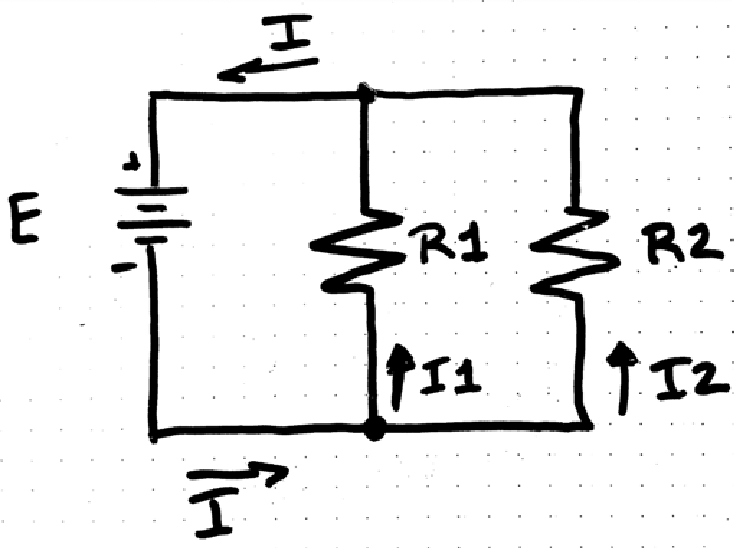
#> input picture Project/hand.png, 734 x 548 px
$ python houghtry1.py
#> lines starting #> are read from the running program, lines starting #| are printed output that depends on the picture; after the words box and inside, x2 and y2 are one past the last pixel; in counts of white or black regions, pixels touching at a corner belong together
import cv2
import numpy as np
import math
import random
from sklearn.cluster import KMeans

def hough_transform(image, threshold, rho_resolution, theta_resolution):
    # Get image dimensions
    height, width = image.shape

    # Define the maximum possible distance in the image
    max_distance = int(math.sqrt(height ** 2 + width ** 2))

    # Define the accumulator array
    accumulator = np.zeros((2 * max_distance, theta_resolution), dtype=np.uint8)

    # Iterate over the image
    for y in range(height):
        for x in range(width):
            # Check if the pixel is an edge
            if image[y, x] != 0:
                # Iterate over all possible theta values
                for t_idx in range(theta_resolution):
                    theta = t_idx * (np.pi / theta_resolution)

                    # Calculate rho
                    rho = int(x * np.cos(theta) + y * np.sin(theta))

                    # Increment the accumulator cell
                    accumulator[rho + max_distance, t_idx] += 1

    # Find the lines based on the accumulator values
    lines = []
    for rho_idx in range(accumulator.shape[0]):
        for t_idx in range(accumulator.shape[1]):
            if accumulator[rho_idx, t_idx] > threshold:
                rho = rho_idx - max_distance
                theta = t_idx * (np.pi / theta_resolution)
                lines.append((rho, theta))

    return lines


def draw_lines(image, lines):
    for rho, theta in lines:
        # Convert polar coordinates to Cartesian coordinates
        a = np.cos(theta)
        b = np.sin(theta)
        x0 = a * rho
        y0 = b * rho

        # Find two points on the line to draw a line segment
        x1 = int(x0 + 1000 * (-b))
        y1 = int(y0 + 1000 * (a))
        x2 = int(x0 - 1000 * (-b))
        y2 = int(y0 - 1000 * (a))

        # Draw the line on the image
        cv2.line(image, (x1, y1), (x2, y2), (0, 255, 0), 2)

    return image

#yo probability ko laagi try

def hough_lines_p(coordinates, min_line_length, max_line_gap):
    lines = []

    # Convert the coordinates to NumPy array
    coordinates = np.array(coordinates)

    # Calculate the differences in x and y coordinates
    dx = coordinates[:, 1] - coordinates[:, 0] #eta 1 ko thau ma 2
    dy = coordinates[:, 1] - coordinates[:, 0] #eta 1 ko thau ma 3

    # Calculate the lengths of the lines
    lengths = np.sqrt(dx ** 2 + dy ** 2)

    # Calculate the angles of the lines
    angles = np.arctan2(dy, dx)

    # Iterate over the lines
    for i in range(len(coordinates)):
        # Check if the line length is greater than the minimum line length
        if lengths[i] >= min_line_length:
            # Check if the gap between lines is less than the maximum line gap
            if i < len(coordinates) - 1 and coordinates[i+1][0] - coordinates[i][1] <= max_line_gap: #eta 1 ko thau ma 2 thiyo
                # Merge the current line with the next line
                coordinates[i+1][2] = coordinates[i][2]
                coordinates[i+1][3] = coordinates[i][3]
            else:
                # Add the line to the output list
                lines.append(coordinates[i])

    return lines


# Load the input image
image = cv2.imread('Project/hand.png', 0)  # Read the image as grayscale
#> image is the input picture: shape (548, 734); min 0, max 255, mean 233

# Apply Canny edge detection
edges = cv2.Canny(image, 50, 150, apertureSize=3)
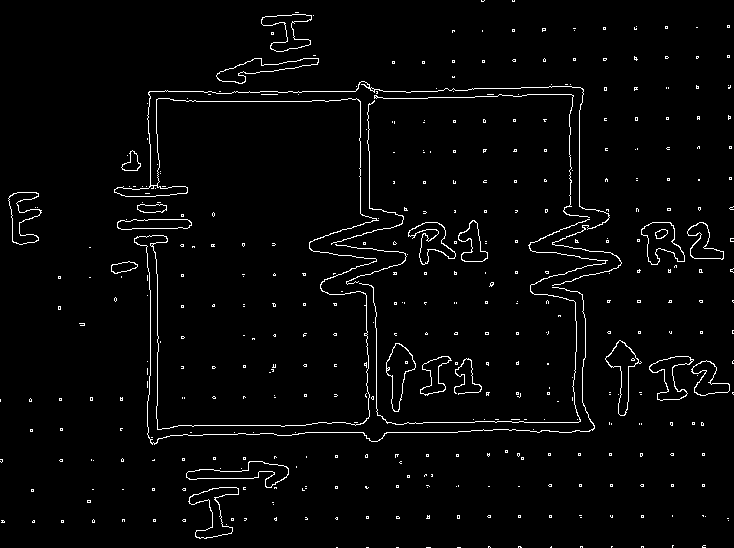
#> edges: shape (548, 734); 2.6% white in thin lines or dots

# Perform Hough Transform
threshold = 100  # Minimum number of votes to consider a line
rho_resolution = 1
theta_resolution = 90  # 90 degrees (pi radians)
lines = hough_transform(edges, threshold, rho_resolution, theta_resolution)
#> after the loop in hough_transform, `for y in range(height):`:
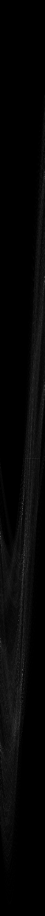
#> accumulator: shape (1832, 90) (shown at 1/2 size); min 0, max 197, mean 5.8
#> lines = [(-563, 3.11), (-362, 3.11), (-354, 3.11), (91, 1.57), (101, 1.57), (105, 1.54), (112, 1.54), (150, 0), (157, 0), (360, 0), (376, 0), (422, 1.57), (425, 1.57), (432, 1.57), (579, 0)]

#probability ko laagi try
# Assuming you have 'lines' as the output of your Hough Transform
min_line_length = 50  # Minimum length of a line
max_line_gap = 10  # Maximum allowed gap between line segments to treat them as a single line

# Merge and filter the lines
merged_lines = hough_lines_p(lines, min_line_length, max_line_gap)
#> in hough_lines_p, `coordinates = np.array(coordinates)`: coordinates = 15 rows, first 8: [-563, 3.11], [-362, 3.11], [-354, 3.11], [91, 1.57], [101, 1.57], [105, 1.54], [112, 1.54], [150, 0]
#> in hough_lines_p, `dx = coordinates[:, 1] - coordinates[:, 0]`: dx = [566.1, 365.1, 357.1, -89.43, -99.43, -103.5, -110.5, -150, -157, -360, -376, -420.4, -423.4, -430.4, -579]
#> in hough_lines_p, `dy = coordinates[:, 1] - coordinates[:, 0]`: dy has the same summary as dx
#> in hough_lines_p, `lengths = np.sqrt(dx ** 2 + dy ** 2)`: lengths = [800.6, 516.3, 505, 126.5, 140.6, 146.3, 156.2, 212.1, 222, 509.1, 531.7, 594.6, 598.8, 608.7, 818.8]
#> in hough_lines_p, `angles = np.arctan2(dy, dx)`: angles = [0.785, 0.785, 0.785, -2.36, -2.36, -2.36, -2.36, -2.36, -2.36, -2.36, -2.36, -2.36, -2.36, -2.36, -2.36]
#> the loop in hough_lines_p, `for i in range(len(coordinates)):` made 1 pass
#> after the loop in hough_lines_p, `for i in range(len(coordinates)):`: lines = []
#> (the run stopped early here; a loop or call above may not have finished)

$ run again, with Project/line3.png copied over Project/hand.png
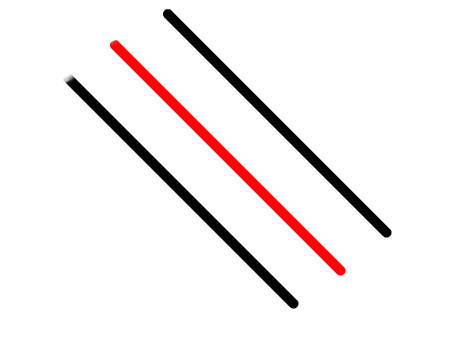
#> input picture Project/line3.png, 474 x 349 px
#> `edges = cv2.Canny(image, 50, 150, apertureSize=3)`:
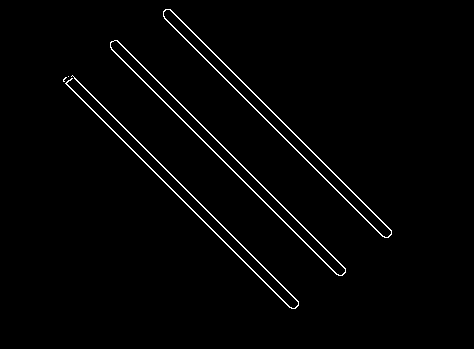
#> edges: shape (349, 474); 1.7% white in thin lines or dots, all inside (x1, y1, x2, y2) = (63, 9, 392, 309)
#> after the loop in hough_transform, `for y in range(height):`:
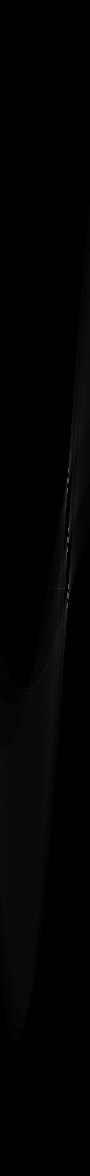
#> accumulator: shape (1176, 90); min 0, max 135, mean 2.4
#> `lines = hough_transform(edges, threshold, rho_resolution, theta_resolu..`: lines = [(0, 2.37)]
#> coordinates = [[0, 2.37]]
#> dx = [2.37]
#> lengths = [3.36]
#> angles = [0.785]
#> the loop in hough_lines_p, `for i in range(len(coordinates)):` made 1 pass
#> after the loop in hough_lines_p, `for i in range(len(coordinates)):`: lines = []
#> the loop `for i in range(len(lines)):` made 1 pass
#> line_points = [[0, 0]]
#> n_clusters = 0

$ run again, with Project/line4.png copied over Project/hand.png
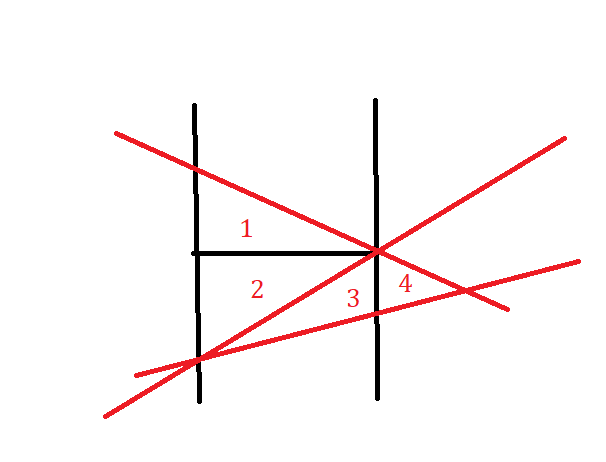
#> input picture Project/line4.png, 606 x 462 px
#> edges: shape (462, 606); 1.6% white in thin lines or dots, all inside (x1, y1, x2, y2) = (102, 97, 581, 419)
#> after the loop in hough_transform, `for y in range(height):`:
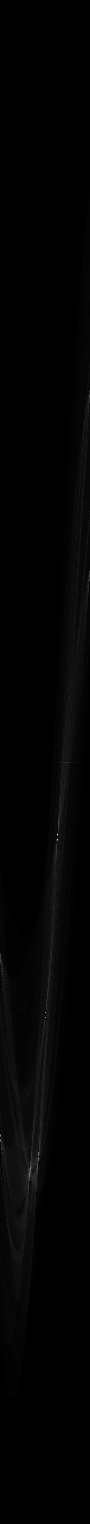
#> accumulator: shape (1524, 90); min 0, max 213, mean 2.9
#> `lines = hough_transform(edges, threshold, rho_resolution, theta_resolu..`: lines = [(72, 1.99), (73, 1.99), (77, 1.99), (78, 1.99), (250, 1.57), (255, 1.57), (373, 0), (378, 0), (391, 1.33), (392, 1.33), (396, 1.33), (397, 1.33), (405, 1.05), (406, 1.05), (411, 1.01), (412, 1.01), (413, 1.01)]
#> coordinates = 17 rows, first 8: [72, 1.99], [73, 1.99], [77, 1.99], [78, 1.99], [250, 1.57], [255, 1.57], [373, 0], [378, 0]
#> dx = 17 values, max -70.01 at index 0, min -412 at index 16, mean -303.4
#> dy has the same summary as dx
#> lengths = 17 values from 99.01 to 582.6
#> angles = 17 values from -2.36 to -2.36
#> the loop in hough_lines_p, `for i in range(len(coordinates)):` made 17 passes
#> after the loop in hough_lines_p, `for i in range(len(coordinates)):`: lines = [[72, 1.99], [73, 1.99], [77, 1.99], [78, 1.99], [250, 1.57], [255, 1.57], [373, 0], [378, 0], [391, 1.33], [392, 1.33], [396, 1.33], [397, 1.33], [405, 1.05], [406, 1.05], [411, 1.01], [412, 1.01], [413, 1.01]]
#> merged_lines has the same summary as lines in hough_lines_p
#> the loop `for line in merged_lines:` made 17 passes
#> (printed output is left out)
#> the loop `for i in range(len(lines)):` made 17 passes
#> after the loop `for i in range(len(lines)):`: intersection_points = 118 pairs, first value 178.3 to 638.3, second value 232.6 to 364.7
#> line_points = 17 rows, first 8: [-29.29, 65.78], [-29.69, 66.69], [-31.32, 70.34], [-31.73, 71.26], [1.53e-14, 250], [1.56e-14, 255], [373, 0], [378, 0]
#> n_clusters = 17
#> cluster_centers = 17 rows, first 8: [94.83, 380.4], [-31.73, 71.26], [378, 0], [218.3, 349.4], [1.42e-14, 255], [203, 351.6], [-29.29, 65.78], [95.8, 384.2]
#> the loop `for center in cluster_centers:` made 17 passes
#> the loop in draw_lines, `for rho, theta in lines:` made 17 passes
#> (rho, theta, a, b, x0, y0, x1, y1) on passes 1 to 8: (72, 1.99, -0.407, 0.914, -29.29, 65.78, -942, -340), (73, 1.99, -0.407, 0.914, -29.69, 66.69, -943, -340), (77, 1.99, -0.407, 0.914, -31.32, 70.34, -944, -336), (78, 1.99, -0.407, 0.914, -31.73, 71.26, -945, -335), (250, 1.57, 6.12e-17, 1, 1.53e-14, 250, -1000, 250), (255, 1.57, 6.12e-17, 1, 1.56e-14, 255, -1000, 255), (373, 0, 1, 0, 373, 0, 373, 1000), (378, 0, 1, 0, 378, 0, 378, 1000)
#> the loop `for x, y in intersection_points:` made 118 passes
#> intersection_points_array has the same summary as intersection_points
#> intersection_centers = [[376.1, 258], [203.2, 355.4], [615.9, 252.5], [466.4, 289.8]]
#> the loop `for center in intersection_centers:` made 4 passes
#> (printed output is left out)
#> after the loop `for center in intersection_centers:`:
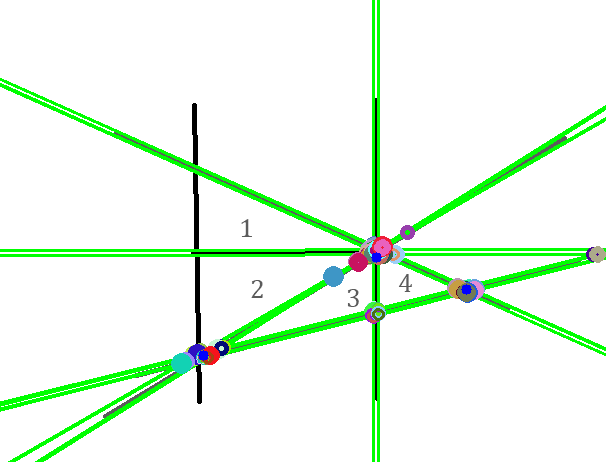
#> result: shape (462, 606, 3); mean B, G, R 233.9, 249.9, 233.5

$ run again, with Project/circuitimg.jpg saved as Project/hand.png
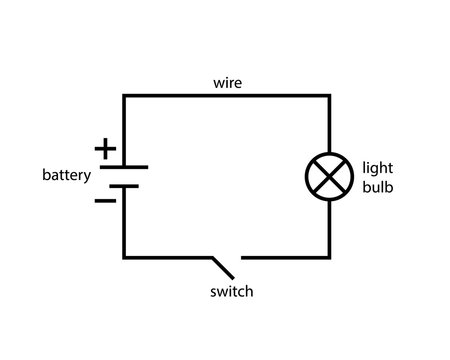
#> input picture Project/circuitimg.jpg, 450 x 360 px
#> image is the input picture: shape (360, 450); min 0, max 255, mean 248
#> edges: shape (360, 450); 1.9% white in thin lines or dots, all inside (x1, y1, x2, y2) = (42, 76, 394, 298)
#> after the loop in hough_transform, `for y in range(height):`:
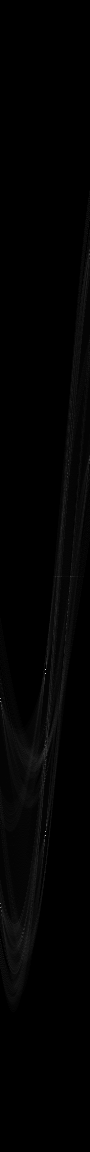
#> accumulator: shape (1152, 90); min 0, max 208, mean 2.6
#> `lines = hough_transform(edges, threshold, rho_resolution, theta_resolu..`: lines = [(93, 1.57), (97, 1.57), (122, 0), (125, 0), (255, 1.57), (259, 1.57), (327, 0), (331, 0)]
#> coordinates = [[93, 1.57], [97, 1.57], [122, 0], [125, 0], [255, 1.57], [259, 1.57], [327, 0], [331, 0]]
#> dx = [-91.43, -95.43, -122, -125, -253.4, -257.4, -327, -331]
#> dy has the same summary as dx
#> lengths = [129.3, 135, 172.5, 176.8, 358.4, 364.1, 462.4, 468.1]
#> angles = [-2.36, -2.36, -2.36, -2.36, -2.36, -2.36, -2.36, -2.36]
#> the loop in hough_lines_p, `for i in range(len(coordinates)):` made 8 passes
#> after the loop in hough_lines_p, `for i in range(len(coordinates)):`: lines has the same summary as coordinates
#> merged_lines has the same summary as coordinates in hough_lines_p
#> the loop `for line in merged_lines:` made 8 passes
#> (printed output is left out)
#> the loop `for i in range(len(lines)):` made 8 passes
#> after the loop `for i in range(len(lines)):`: intersection_points = [(122, 93), (125, 93), (327, 93), (331, 93), (122, 97), (125, 97), (327, 97), (331, 97), (122, 255), (122, 259), (125, 255), (125, 259), (327, 255), (331, 255), (327, 259), (331, 259)]
#> line_points = [[5.69e-15, 93], [5.94e-15, 97], [122, 0], [125, 0], [1.56e-14, 255], [1.59e-14, 259], [327, 0], [331, 0]]
#> n_clusters = 8
#> cluster_centers = [[1.42e-14, 255], [327, 0], [122, 0], [0, 93], [331, 0], [1.42e-14, 259], [0, 97], [125, 0]]
#> the loop `for center in cluster_centers:` made 8 passes
#> the loop in draw_lines, `for rho, theta in lines:` made 8 passes
#> (rho, theta, a, b, x0, y0, x1, y1) on passes 1 to 8: (93, 1.57, 6.12e-17, 1, 5.69e-15, 93, -1000, 93), (97, 1.57, 6.12e-17, 1, 5.94e-15, 97, -1000, 97), (122, 0, 1, 0, 122, 0, 122, 1000), (125, 0, 1, 0, 125, 0, 125, 1000), (255, 1.57, 6.12e-17, 1, 1.56e-14, 255, -1000, 255), (259, 1.57, 6.12e-17, 1, 1.59e-14, 259, -1000, 259), (327, 0, 1, 0, 327, 0, 327, 1000), (331, 0, 1, 0, 331, 0, 331, 1000)
#> the loop `for x, y in intersection_points:` made 16 passes
#> intersection_points_array = 16 rows, first 8: [122, 93], [125, 93], [327, 93], [331, 93], [122, 97], [125, 97], [327, 97], [331, 97]
#> intersection_centers = [[123.5, 257], [329, 257], [123.5, 95], [329, 95]]
#> the loop `for center in intersection_centers:` made 4 passes
#> (printed output is left out)
#> after the loop `for center in intersection_centers:`:
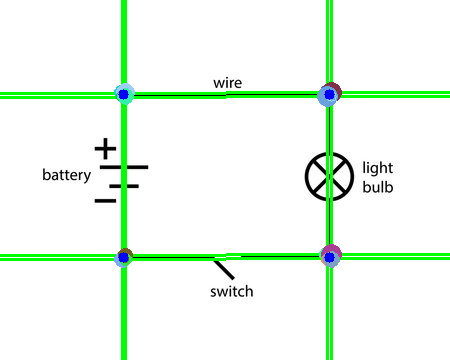
#> result: shape (360, 450, 3); mean B, G, R 236.9, 249.9, 236
